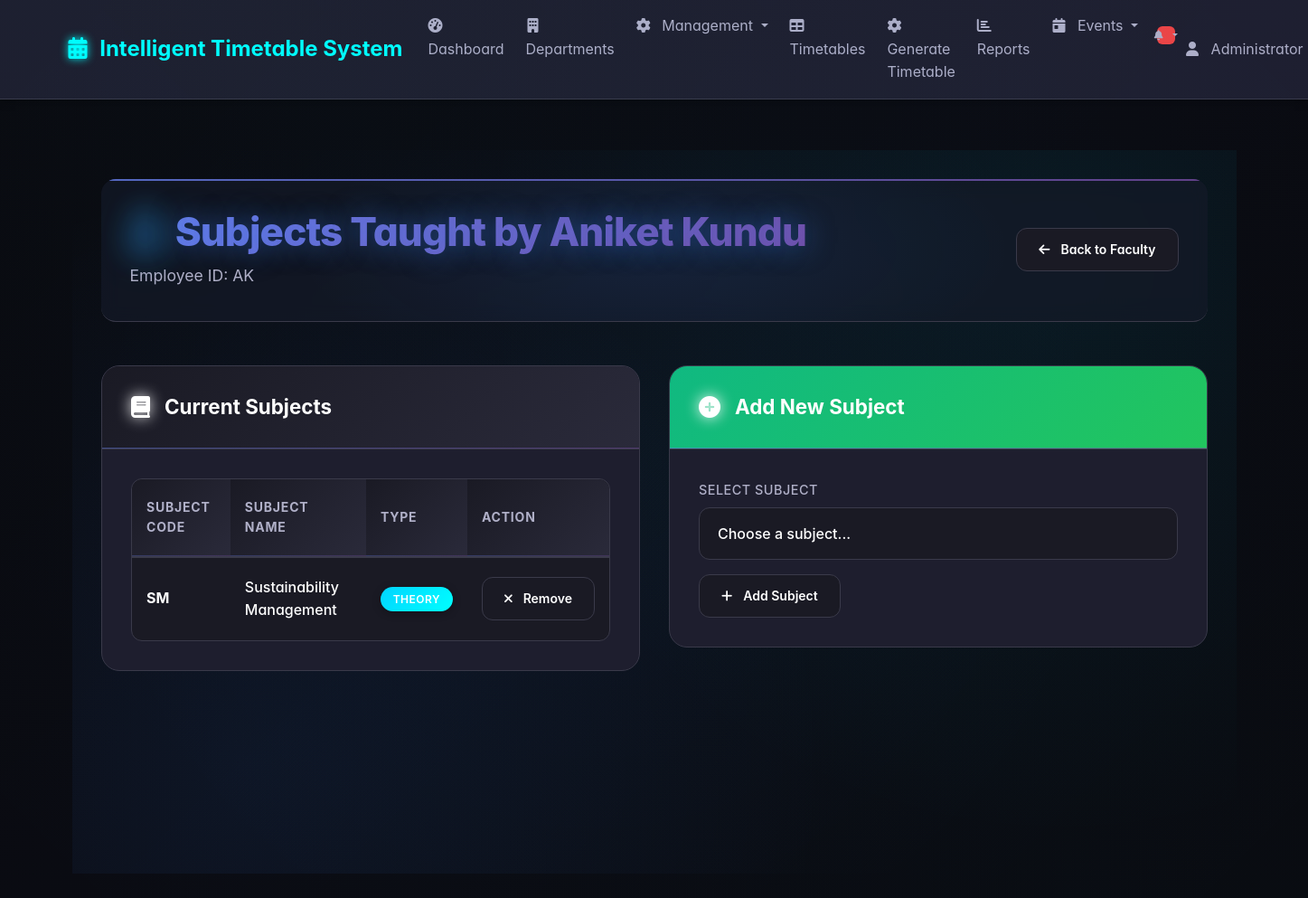
/faculty/5/subjects (signed in), run on the app's committed database.
### tables this page shows
CREATE TABLE faculty (
            id INTEGER PRIMARY KEY AUTOINCREMENT,
            name TEXT NOT NULL,
            employee_id TEXT UNIQUE NOT NULL,
            department_id INTEGER,
            max_hours_per_day INTEGER DEFAULT 8,
            preferred_times TEXT,
            created_at DATETIME DEFAULT CURRENT_TIMESTAMP,
            FOREIGN KEY (department_id) REFERENCES departments (id)
        );

CREATE TABLE subjects (
            id INTEGER PRIMARY KEY AUTOINCREMENT,
            name TEXT NOT NULL,
            code TEXT UNIQUE NOT NULL,
            department_id INTEGER,
            subject_type TEXT DEFAULT 'THEORY',
            classes_per_week INTEGER DEFAULT 3,
            created_at DATETIME DEFAULT CURRENT_TIMESTAMP,
            FOREIGN KEY (department_id) REFERENCES departments (id)
        );

### app.py (the view)
@app.route('/faculty/<int:faculty_id>/subjects')
@login_required
def faculty_subjects(faculty_id):
    conn = sqlite3.connect('timetable.db')
    conn.row_factory = sqlite3.Row
    cursor = conn.cursor()
    cursor.execute('SELECT * FROM faculty WHERE id = ?', (faculty_id,))
    faculty = dict(cursor.fetchone())
    cursor.execute('''
        SELECT s.*
        FROM subjects s
        JOIN faculty_subjects fs ON s.id = fs.subject_id
        WHERE fs.faculty_id = ?
        ORDER BY s.name
    ''', (faculty_id,))
    faculty_subjects = [dict(row) for row in cursor.fetchall()]
    cursor.execute('SELECT * FROM subjects ORDER BY name')
    all_subjects = [dict(row) for row in cursor.fetchall()]
    conn.close()
    return render_template('faculty_subjects.html',
                         faculty=faculty,
                         faculty_subjects=faculty_subjects,
                         all_subjects=all_subjects)

### app.py (called while the page is built)
@app.context_processor
def inject_notifications():
    if 'user_id' in session:
        conn = sqlite3.connect('timetable.db')
        conn.row_factory = sqlite3.Row
        cursor = conn.cursor()
        cursor.execute('SELECT COUNT(*) as count FROM notifications WHERE user_id = ? AND is_read = 0', (session['user_id'],))
        notification_count = cursor.fetchone()['count']
        conn.close()
        return {'notification_count': notification_count}
    return {'notification_count': 0}

@app.context_processor
def inject_notifications():
    if 'user_id' in session:
        conn = sqlite3.connect('timetable.db')
        conn.row_factory = sqlite3.Row
        cursor = conn.cursor()
        cursor.execute('SELECT COUNT(*) as count FROM notifications WHERE user_id = ? AND is_read = 0', (session['user_id'],))
        notification_count = cursor.fetchone()['count']
        conn.close()
        return {'notification_count': notification_count}
    return {'notification_count': 0}

def login_required(f):
    @wraps(f)
    def decorated_function(*args, **kwargs):
        if 'user_id' not in session:
            flash('Please log in to access this page.', 'error')
            return redirect(url_for('login'))
        return f(*args, **kwargs)
    return decorated_function

@app.context_processor
def utility_processor():
    return dict(get_faculty_subjects=get_faculty_subjects)

### templates/faculty_subjects.html (shortened to what this page needs)
{% extends "base.html" %}
{% block content %}
<div class="dashboard-container">
    <div class="header-section">
        <div class="header-content">
            <div>
                <h1 class="main-title">
                    <i class="fas fa-user-tie title-icon"></i> Subjects Taught by {{ faculty.name }}
                </h1>
                <p class="welcome-text">Employee ID: {{ faculty.employee_id }}</p>
            </div>
            <a href="{{ url_for('faculty') }}" class="action-btn">
                <i class="fas fa-arrow-left"></i> Back to Faculty
            </a>
        </div>
        <div class="header-glow"></div>
    </div>
    <div class="content-grid">
        <div class="content-card">
            <div class="card-header">
                <h5 class="card-title">
                    <i class="fas fa-book card-icon"></i> Current Subjects
                </h5>
            </div>
            <div class="card-content">
                {% if faculty_subjects %}
                <div class="table-container">
                    <table class="modern-table">
                        <thead>
                            <tr>
                                <th>Subject Code</th>
                                <th>Subject Name</th>
                                <th>Type</th>
                                <th>Action</th>
                            </tr>
                        </thead>
                        <tbody>
                            {% for subject in faculty_subjects %}
                            <tr class="table-row">
                                <td class="table-cell fw-bold">{{ subject.code }}</td>
                                <td class="table-cell">{{ subject.name }}</td>
                                <td class="table-cell">
                                    <span class="fitness-badge fitness-{{ 'info' if subject.subject_type == 'THEORY' else 'warning' }}">
                                        {{ subject.subject_type }}
                                    </span>
                                </td>
                                <td class="table-cell">
                                    <a href="{{ url_for('remove_faculty_subject', faculty_id=faculty.id, subject_id=subject.id) }}"
                                       class="action-btn action-primary"
                                       onclick="return confirm('Are you sure you want to remove this subject from {{ faculty.name }}?')">
                                        <i class="fas fa-times"></i> Remove
                                    </a>
                                </td>
                            </tr>
                            {% endfor %}
                        </tbody>
                    </table>
                </div>
                {% endif %}
            </div>
        </div>
        <div class="content-card">
            <div class="card-header" style="background: linear-gradient(135deg, var(--accent-green), #22c55e);">
                <h5 class="card-title">
                    <i class="fas fa-plus-circle card-icon"></i> Add New Subject
                </h5>
            </div>
            <div class="card-content">
                <form method="POST" action="{{ url_for('add_faculty_subject') }}">
                    <div class="mb-3">
                        <label class="form-label">Select Subject</label>
                        <select class="form-select" name="subject_id" required
                                style="background: var(--bg-secondary); border-color: var(--border-color); color: var(--text-primary);">
                            <option value="">Choose a subject...</option>
                        </select>
                    </div>
                    <button type="submit" class="action-btn action-green">
                        <i class="fas fa-plus"></i> Add Subject
                    </button>
                </form>
            </div>
        </div>
    </div>
</div>
{% endblock %}

### templates/base.html (style rules this page uses)
:root { --bg-primary: #0a0a0f; --bg-secondary: #1a1a24; --bg-tertiary: #2a2a3a; --bg-card: #1e1e2e; --bg-hover: #2e2e3e; --text-primary: #ffffff; --text-secondary: #b0b0c8; --text-muted: #6b6b8a; --accent-blue: #00d4ff; --accent-cyan: #00ffff; --accent-purple: #8b5cf6; --accent-pink: #f472b6; --accent-green: #10b981; --accent-orange: #f97316; --accent-red: #ef4444; --accent-yellow: #fbbf24; --border-color: #3a3a4a; --border-hover: #4a4a5a; --shadow-sm: 0 2px 10px rgba(0, 0, 0, 0.3); --shadow-md: 0 4px 20px rgba(0, 0, 0, 0.4); --shadow-lg: 0 8px 40px rgba(0, 0, 0, 0.5); --shadow-glow: 0 0 30px rgba(0, 212, 255, 0.3); --gradient-primary: linear-gradient(135deg, #667eea 0%, #764ba2 100%); --gradient-success: linear-gradient(135deg, #11998e 0%, #38ef7d 100%); --gradient-warning: linear-gradient(135deg, #f093fb 0%, #f5576c 100%); --gradient-info: linear-gradient(135deg, #4facfe 0%, #00f2fe 100%); }
body { background: var(--bg-primary); color: var(--text-primary); font-family: 'Inter', 'Segoe UI', system-ui, sans-serif; line-height: 1.6; overflow-x: hidden; }

### templates/faculty_subjects.html (style rules this page uses)
.fitness-badge.fitness-info { background: linear-gradient(135deg, var(--accent-blue), var(--accent-cyan)); color: white; }
.fitness-badge { padding: 0.25rem 0.75rem; border-radius: 50px; font-size: 0.75rem; font-weight: 600; text-align: center; display: inline-block; }
.form-control, .form-select { background: var(--bg-secondary) !important; border: 1px solid var(--border-color) !important; color: var(--text-primary) !important; }
.form-label { color: var(--text-secondary); font-weight: 500; margin-bottom: 0.5rem; }
.content-grid { display: grid; grid-template-columns: 1fr 1fr; gap: 2rem; margin-top: 2rem; }

### data on the page
faculty: name "Aniket Kundu", employee_id "AK"
subjects: code "SM", name "Sustainability Management", subject_type "THEORY"

### other printed values
{{ session.full_name or session.username }} "Administrator"
